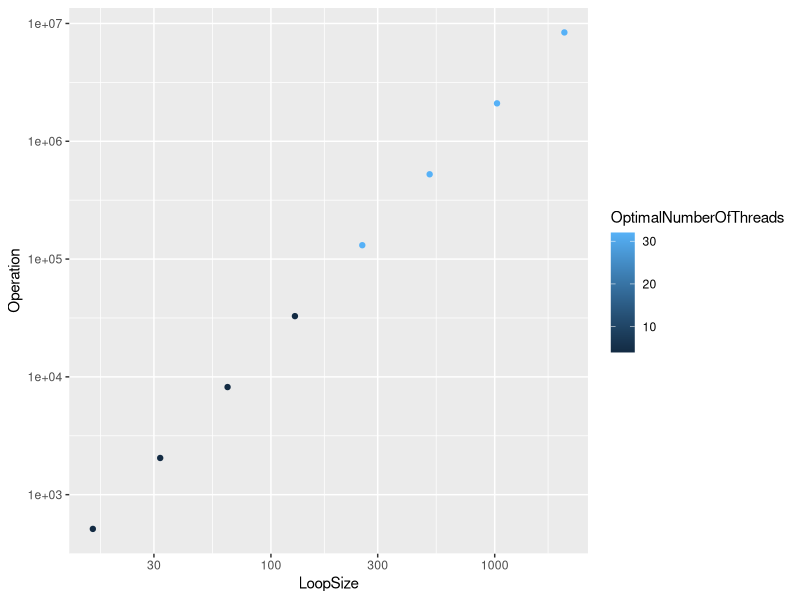

Write the R code that produced this figure.
library(reshape2)
library(ggplot2)

# get data
d1 <- read.table("sample.csv", header=T, sep=",")

# plot
g1 <- ggplot(d1, aes(x=LoopSize, y=Operation, color=OptimalNumberOfThreads))
g2 <- g1 + layer(geom="point", stat="identity", position="identity")
g3 <- g2 + scale_x_log10() + scale_y_log10()

g3


